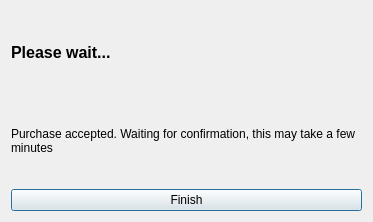
<?xml version="1.0" encoding="UTF-8"?>
<ui version="4.0">
 <class>OfferPayDialog</class>
 <widget class="QDialog" name="OfferPayDialog">
  <property name="geometry">
   <rect>
    <x>0</x>
    <y>0</y>
    <width>373</width>
    <height>222</height>
   </rect>
  </property>
  <property name="windowTitle">
   <string>Pay For Item</string>
  </property>
  <layout class="QGridLayout" name="gridLayout">
   <item row="1" column="0">
    <widget class="QLabel" name="purchaseHint">
     <property name="cursor">
      <cursorShape>IBeamCursor</cursorShape>
     </property>
     <property name="text">
      <string notr="true">Purchase accepted. Waiting for confirmation, this may take a few minutes</string>
     </property>
     <property name="textFormat">
      <enum>Qt::RichText</enum>
     </property>
     <property name="wordWrap">
      <bool>true</bool>
     </property>
     <property name="textInteractionFlags">
      <set>Qt::LinksAccessibleByMouse|Qt::TextSelectableByKeyboard|Qt::TextSelectableByMouse</set>
     </property>
    </widget>
   </item>
   <item row="0" column="0">
    <layout class="QHBoxLayout" name="horizontalLayout">
     <item>
      <widget class="QLabel" name="payMessage">
       <property name="font">
        <font>
         <pointsize>12</pointsize>
         <weight>75</weight>
         <bold>true</bold>
        </font>
       </property>
       <property name="cursor">
        <cursorShape>IBeamCursor</cursorShape>
       </property>
       <property name="text">
        <string>Please wait...</string>
       </property>
       <property name="wordWrap">
        <bool>true</bool>
       </property>
       <property name="textInteractionFlags">
        <set>Qt::LinksAccessibleByMouse|Qt::TextSelectableByKeyboard|Qt::TextSelectableByMouse</set>
       </property>
      </widget>
     </item>
    </layout>
   </item>
   <item row="2" column="0">
    <widget class="QPushButton" name="finishButton">
     <property name="text">
      <string>Finish</string>
     </property>
    </widget>
   </item>
  </layout>
 </widget>
 <resources>
  <include location="../presidentielcoin.qrc"/>
 </resources>
 <connections/>
</ui>
